Frame 1 (no input): blank canvas, image omitted
Frame 60 (the mouse pressed at the canvas centre just before this capture): blank canvas, image omitted
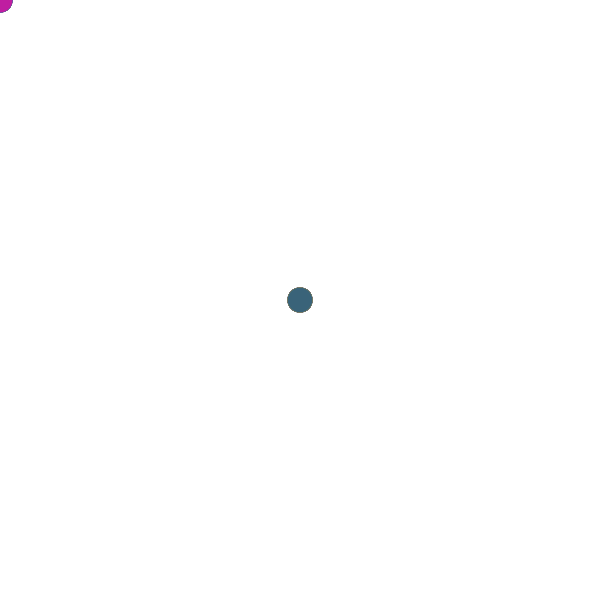
Frame 120 (the mouse held since frame 60 and released just before this capture)

The Processing sketch whose frames 1 and 60 were blank and that drew this single picture after the mouse press (run headless with seeded random() and noise(); from frame 60 on, the mouse is pressed at the canvas centre):

// Processing sketch: processing_165621
// ── processing_165621.pde

float R = random(0,255);
float G = random(0,255);
float B = random(0,255);

void setup()
{
  size(600,600);
  background(255);
  smooth();
  noStroke();
}

void draw()
{
  float R = random(0,255);
  float G = random(0,255);
  float B = random(0,255);

  ellipse(mouseX, mouseY, 25, 25);
  fill(R,G,B);
  
  if(mousePressed)
  {
    if(mouseButton == LEFT)
    {
      ellipse(mouseX, mouseY, 50, 50);
    }
    if(mouseButton == RIGHT)
    {
      ellipse(mouseX, mouseY, 10, 10);
    }
  }
}
  
